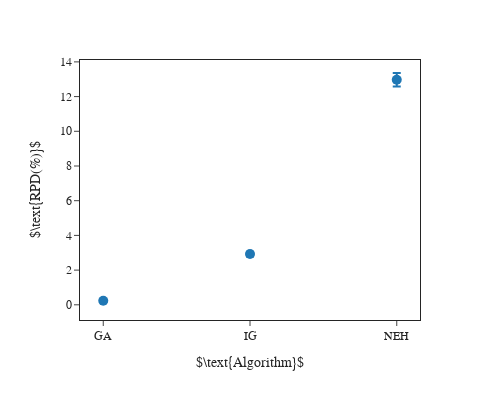

This figure's notebook cell:
### Code cell
folders = ["../solutions/ga", "../solutions/ig", "../solutions/neh"]

fig = merge_and_plot(
    folders, 
    ["GA", "IG", "NEH"], 
    r"$\text{Algorithm}$", 
    r"$\text{RPD(%)}$"
)

fig.show()

if SAVE_IMAGE:
    save_comparison_image(fig, "3_no_mddr_scatter")

### Figure 1 — Plotly figure (JSON) as saved in the notebook; plotly's stock layout.template omitted (floating-point values rounded to 4 significant figures)
{"data": [{"error_y": {"array": [0.02436, 0.1336, 0.3867]}, "hovertemplate": "index=%{x}<br>mean=%{y}<extra></extra>", "legendgroup": "", "marker": {"color": "#1F77B4", "size": 10, "symbol": "circle"}, "mode": "markers", "name": "", "orientation": "v", "showlegend": false, "type": "scatter", "x": ["GA", "IG", "NEH"], "xaxis": "x", "y": [0.2341, 2.924, 12.97], "yaxis": "y"}], "layout": {"font": {"family": "Times New Roman"}, "height": 400, "legend": {"tracegroupgap": 0}, "margin": {"t": 60}, "width": 500, "xaxis": {"anchor": "y", "domain": [0, 1], "mirror": true, "title": {"text": "$\\text{Algorithm}$"}, "type": "category"}, "yaxis": {"anchor": "x", "domain": [0, 1], "mirror": true, "title": {"text": "$\\text{RPD(%)}$"}}}}
